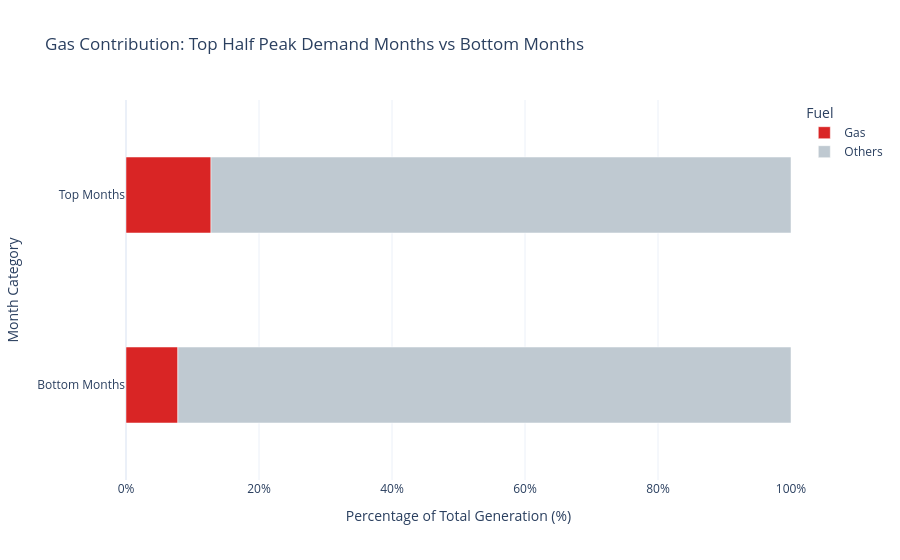

The cell this chart's notebook holds for it:
### Code cell
# Creating a horizontal bar chart to compare Gas' contribution to the grid vs all other fuels for Top and Bottom 50th percentile peak demand months
bar = px.bar(
    data_frame=df_top_50th_percentile,
    x='percentage_of_total_generation',
    y='month_category',
    color='fuel_category',
    color_discrete_map={
        'Gas': GLOBAL_COLOR_PALETTE['Gas'],
        'Others': '#BFC9D1'
    },
    labels={
        'month_category': 'Month Category',
        'percentage_of_total_generation': 'Percentage of Total Generation (%)',
        'fuel_category': 'Fuel'
    },
    category_orders={
        'month_category': ['Top Months', 'Bottom Months']
    },
    title='Gas Contribution: Top Half Peak Demand Months vs Bottom Months',
)

bar.update_traces(
    hovertemplate=(
        "<b>%{x:.2f}%</b>"
    ),
)

bar.update_layout(
    bargap=0.6,
    template='plotly_white',
    xaxis=dict(range=[0, 100], ticksuffix='%'),
    hovermode='y unified'
)

bar.show()

### Figure 1 — Plotly figure (JSON) as saved in the notebook; plotly's stock layout.template omitted (floating-point values rounded to 4 significant figures)
{"data": [{"hovertemplate": "<b>%{x:.2f}%</b>", "legendgroup": "Gas", "marker": {"color": "#D92525", "pattern": {"shape": ""}}, "name": "Gas", "orientation": "h", "showlegend": true, "textposition": "auto", "x": [12.78, 7.8], "xaxis": "x", "y": ["Top Months", "Bottom Months"], "yaxis": "y", "type": "bar"}, {"hovertemplate": "<b>%{x:.2f}%</b>", "legendgroup": "Others", "marker": {"color": "#BFC9D1", "pattern": {"shape": ""}}, "name": "Others", "orientation": "h", "showlegend": true, "textposition": "auto", "x": [87.22, 92.2], "xaxis": "x", "y": ["Top Months", "Bottom Months"], "yaxis": "y", "type": "bar"}], "layout": {"xaxis": {"anchor": "y", "domain": [0.0, 1.0], "title": {"text": "Percentage of Total Generation (%)"}, "range": [0, 100], "ticksuffix": "%"}, "yaxis": {"anchor": "x", "domain": [0.0, 1.0], "title": {"text": "Month Category"}, "categoryorder": "array", "categoryarray": ["Bottom Months", "Top Months"]}, "legend": {"title": {"text": "Fuel"}, "tracegroupgap": 0}, "title": {"text": "Gas Contribution: Top Half Peak Demand Months vs Bottom Months"}, "barmode": "relative", "bargap": 0.6, "hovermode": "y unified"}}
